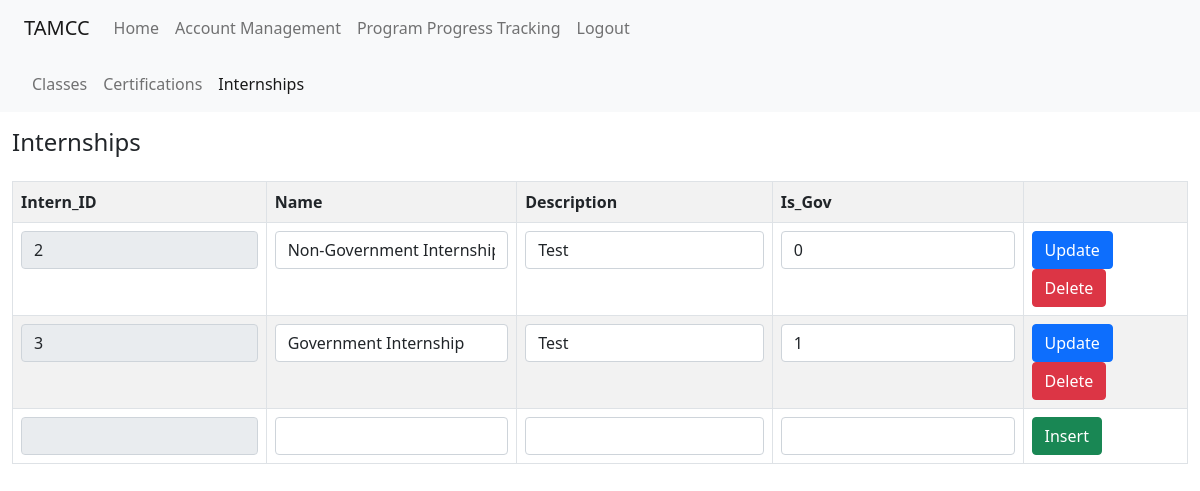
The page /admin/progress/internship.php (signed in) on the database its author committed.
### tables this page shows
CREATE TABLE `Internship` (
  `Intern_ID` int(11) NOT NULL,
  `Name` varchar(100) NOT NULL,
  `Description` varchar(100) NOT NULL,
  `Is_Gov` bit(1) NOT NULL
);

### progress_common/progressUtils.php (the view, shortened to what this page needs)
<?php
function buildEditableTable($conn, $query_str, $dropdown_cols=array(), $readonly_cols=array(), $uin=-1) {
    $result = $conn->query($query_str);
    if ($result->num_rows >= 0) {
        $columns = $result->fetch_fields();
        echo '<table class="table table-bordered table-striped table-hover w-auto"><tr>';
        foreach ($columns as $column) {
            echo '<th>' . $column->name . '</th>';
        }
        echo '<th></th>';
        echo '</tr>';
        while ($row = $result->fetch_assoc()) {
            echo '<tr>';
            echo '<form method="post">';
            foreach ($row as $key => $value) {
                if (array_key_exists($key, $dropdown_cols)) {
                    echo '<td>';
                    echo '<select class="form-select form-select w-auto" name="' . $key . '">';
                    dropdownFromSql($conn, $dropdown_cols[$key]["query_str"], $dropdown_cols[$key]["value_col"], $dropdown_cols[$key]["label_col"], $value, null);
                    echo '</select>';
                    echo '</td>';
                }
                else if (in_array($key, $readonly_cols)) {
                    echo '<td><input readonly class="form-control form-control" type="text" name="' . $key . '" value="' . $value . '"></td>';
                }
                else {
                    echo '<td><input class="form-control form-control" type="text" name="' . $key . '" value="' . $value . '" required></td>';
                }
            }
            echo '<td><input class="btn btn-primary" type="submit" name="update" value="Update">';
            echo '<input type="submit" class="btn btn-danger" name="delete" value="Delete"></td>';
            echo '</form>';
            echo '</tr>';
        }
        echo '<tr>';
        echo '<form method="post">';
        foreach ($columns as $column) {
            $key = $column->name;
            if (array_key_exists($key, $dropdown_cols)) {
                echo '<td>';
                echo '<select class="form-select" name="' . $key . '">';
                dropdownFromSql($conn, $dropdown_cols[$key]["query_str"], $dropdown_cols[$key]["value_col"], $dropdown_cols[$key]["label_col"], null, null);
                echo '</select>';
                echo '</td>';
            }
            else if (in_array($key, $readonly_cols)) {
                if ($key == "UIN") {
                    echo '<td><input readonly class="form-control" type="text" name="' . $key . '" value="' . $uin . '"></td>';
                }
                else {
                    echo '<td><input readonly class="form-control" type="text" name="' . $key . '"></td>';
                }
            }
            else {
                echo '<td><input class="form-control" type="text" name="' . $key . '" required></td>';
            }
        }
        echo '<td><input class="btn btn-success" type="submit" name="insert" value="Insert"></td>';
        echo '</form>';
        echo '</tr>';
        echo '</table>';
    } else {
        echo "No results found";
    }
}
?>

### rows shown on the page
internship: Intern_ID "2", Name "Non-Government Internship", Description "Test", Is_Gov "0"
internship: Intern_ID "3", Name "Government Internship", Description "Test", Is_Gov "1"

### other values the page prints
$column->name "Intern_ID"
$column->name "Name"
$column->name "Description"
$column->name "Is_Gov"
